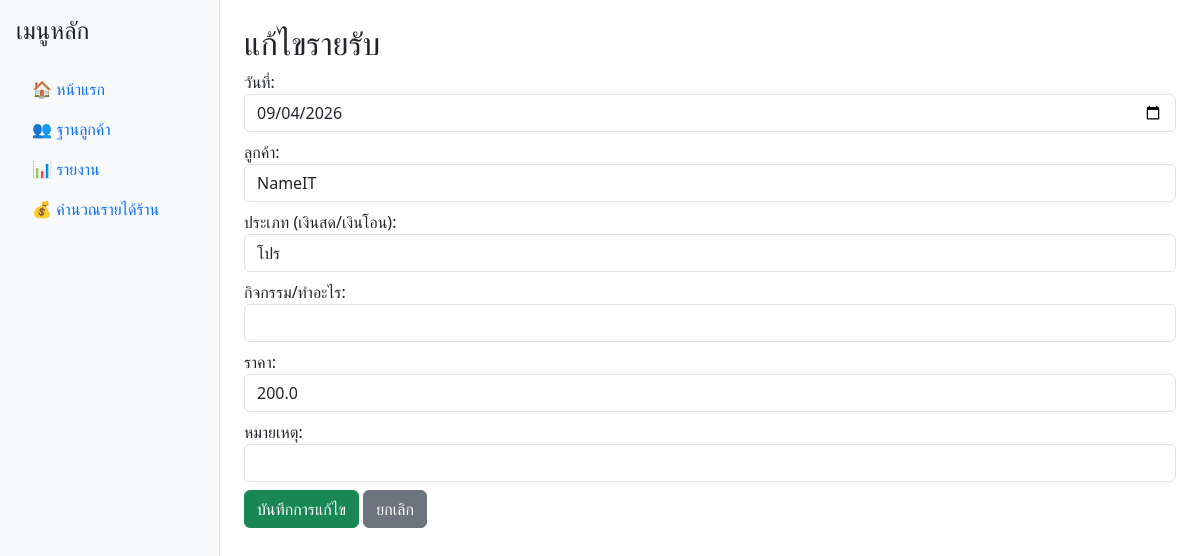
The page /edit_income/1 on the database its author committed.
### tables this page shows
CREATE TABLE income (
    id INTEGER PRIMARY KEY AUTOINCREMENT,
    date TEXT NOT NULL,
    source TEXT NOT NULL,
    amount REAL NOT NULL,
    note TEXT,
    customer_id INTEGER,
    FOREIGN KEY (customer_id) REFERENCES customers (id)
);

CREATE TABLE customers (
    id INTEGER PRIMARY KEY AUTOINCREMENT,
    name TEXT NOT NULL,
    phone TEXT,
    note TEXT
);

### app.py (the view, shortened to what this page needs)
@app.route('/edit_income/<int:id>', methods=['GET', 'POST'])
def edit_income(id):
    with get_db_connection() as conn:
        income = conn.execute("SELECT * FROM income WHERE id=?", (id,)).fetchone()
        customers = conn.execute("SELECT * FROM customers ORDER BY name ASC").fetchall()
    return render_template('edit_income.html', income=income, customers=customers)

### app.py (called while the page is built)
def get_db_connection():
    conn = sqlite3.connect('database.db')
    conn.row_factory = sqlite3.Row
    return conn

### templates/edit_income.html
{% extends "base.html" %}
{% block content %}
<h2>แก้ไขรายรับ</h2>
<form method="POST">
  <div class="mb-2">
    <label>วันที่:</label>
    <input type="date" name="date" value="{{ income.date }}" class="form-control">
  </div>
  <div class="mb-2">
    <label>ลูกค้า:</label>
    <select name="customer_id" class="form-control">
      {% for c in customers %}
      <option value="{{ c.id }}" {% if c.id == income.customer_id %}selected{% endif %}>{{ c.name }}</option>
      {% endfor %}
    </select>
  </div>
  <div class="mb-2">
    <label>ประเภท (เงินสด/เงินโอน):</label>
    <input type="text" name="source" value="{{ income.source }}" class="form-control">
  </div>
  <div class="mb-2">
    <label>กิจกรรม/ทำอะไร:</label>
    <input type="text" name="activity" value="{{ income.activity }}" class="form-control">
  </div>
  <div class="mb-2">
    <label>ราคา:</label>
    <input type="number" step="0.01" name="amount" value="{{ income.amount }}" class="form-control">
  </div>
  <div class="mb-2">
    <label>หมายเหตุ:</label>
    <input type="text" name="note" value="{{ income.note }}" class="form-control">
  </div>
  <button type="submit" class="btn btn-success">บันทึกการแก้ไข</button>
  <a href="{{ url_for('index') }}" class="btn btn-secondary">ยกเลิก</a>
</form>
{% endblock %}

### rows shown on the page
income: date "09/04/2026", customer_id "NameIT", source "โปร", amount "200.0"
